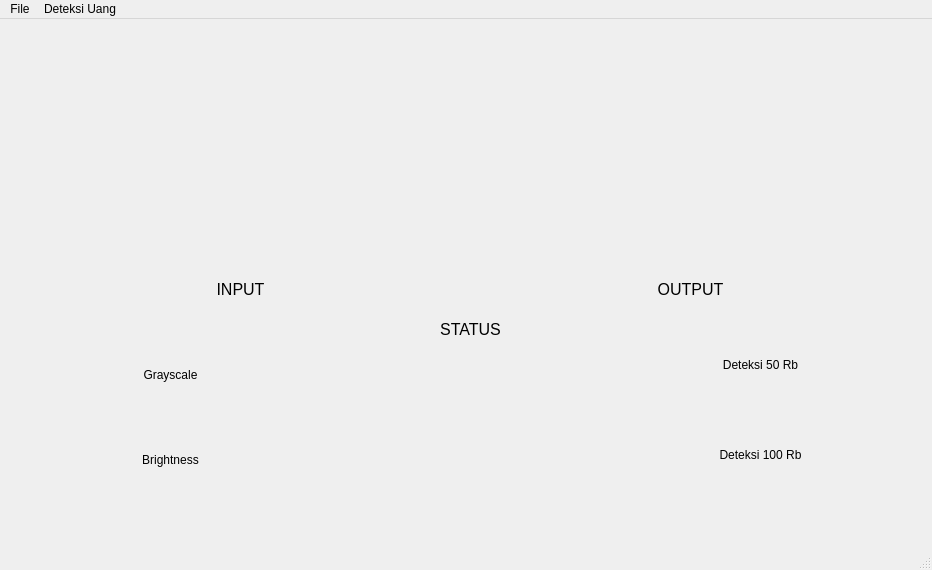
<?xml version="1.0" encoding="UTF-8"?>
<ui version="4.0">
 <class>MainWindow</class>
 <widget class="QMainWindow" name="MainWindow">
  <property name="geometry">
   <rect>
    <x>0</x>
    <y>0</y>
    <width>932</width>
    <height>570</height>
   </rect>
  </property>
  <property name="windowTitle">
   <string>MainWindow</string>
  </property>
  <widget class="QWidget" name="centralwidget">
   <widget class="QLabel" name="label">
    <property name="geometry">
     <rect>
      <x>60</x>
      <y>60</y>
      <width>371</width>
      <height>181</height>
     </rect>
    </property>
    <property name="frameShape">
     <enum>QFrame::NoFrame</enum>
    </property>
    <property name="frameShadow">
     <enum>QFrame::Sunken</enum>
    </property>
    <property name="text">
     <string/>
    </property>
   </widget>
   <widget class="QLabel" name="label_2">
    <property name="geometry">
     <rect>
      <x>500</x>
      <y>60</y>
      <width>371</width>
      <height>181</height>
     </rect>
    </property>
    <property name="frameShape">
     <enum>QFrame::NoFrame</enum>
    </property>
    <property name="frameShadow">
     <enum>QFrame::Sunken</enum>
    </property>
    <property name="text">
     <string/>
    </property>
   </widget>
   <widget class="QPushButton" name="pushButton">
    <property name="geometry">
     <rect>
      <x>100</x>
      <y>320</y>
      <width>141</width>
      <height>71</height>
     </rect>
    </property>
    <property name="autoFillBackground">
     <bool>false</bool>
    </property>
    <property name="text">
     <string>Grayscale</string>
    </property>
    <property name="flat">
     <bool>true</bool>
    </property>
   </widget>
   <widget class="QPushButton" name="pushButton_2">
    <property name="geometry">
     <rect>
      <x>700</x>
      <y>400</y>
      <width>121</width>
      <height>71</height>
     </rect>
    </property>
    <property name="text">
     <string>Deteksi 100 Rb</string>
    </property>
    <property name="flat">
     <bool>true</bool>
    </property>
   </widget>
   <widget class="QLabel" name="label_3">
    <property name="geometry">
     <rect>
      <x>310</x>
      <y>350</y>
      <width>311</width>
      <height>31</height>
     </rect>
    </property>
    <property name="autoFillBackground">
     <bool>false</bool>
    </property>
    <property name="frameShape">
     <enum>QFrame::NoFrame</enum>
    </property>
    <property name="frameShadow">
     <enum>QFrame::Sunken</enum>
    </property>
    <property name="text">
     <string/>
    </property>
    <property name="scaledContents">
     <bool>false</bool>
    </property>
   </widget>
   <widget class="QLabel" name="label_4">
    <property name="enabled">
     <bool>true</bool>
    </property>
    <property name="geometry">
     <rect>
      <x>310</x>
      <y>420</y>
      <width>311</width>
      <height>31</height>
     </rect>
    </property>
    <property name="autoFillBackground">
     <bool>false</bool>
    </property>
    <property name="frameShape">
     <enum>QFrame::NoFrame</enum>
    </property>
    <property name="frameShadow">
     <enum>QFrame::Sunken</enum>
    </property>
    <property name="text">
     <string/>
    </property>
    <property name="scaledContents">
     <bool>false</bool>
    </property>
   </widget>
   <widget class="QLabel" name="label_5">
    <property name="geometry">
     <rect>
      <x>0</x>
      <y>0</y>
      <width>931</width>
      <height>521</height>
     </rect>
    </property>
    <property name="text">
     <string/>
    </property>
    <property name="pixmap">
     <pixmap>Untitled design.jpg</pixmap>
    </property>
    <property name="scaledContents">
     <bool>true</bool>
    </property>
   </widget>
   <widget class="QPushButton" name="pushButton_3">
    <property name="geometry">
     <rect>
      <x>690</x>
      <y>310</y>
      <width>141</width>
      <height>71</height>
     </rect>
    </property>
    <property name="text">
     <string>Deteksi 50 Rb</string>
    </property>
    <property name="flat">
     <bool>true</bool>
    </property>
   </widget>
   <widget class="QPushButton" name="pushButton_4">
    <property name="geometry">
     <rect>
      <x>100</x>
      <y>410</y>
      <width>141</width>
      <height>61</height>
     </rect>
    </property>
    <property name="text">
     <string>Brightness</string>
    </property>
    <property name="flat">
     <bool>true</bool>
    </property>
   </widget>
   <widget class="QLabel" name="label_6">
    <property name="geometry">
     <rect>
      <x>420</x>
      <y>290</y>
      <width>101</width>
      <height>41</height>
     </rect>
    </property>
    <property name="text">
     <string>&lt;html&gt;&lt;head/&gt;&lt;body&gt;&lt;p align=&quot;center&quot;&gt;&lt;span style=&quot; font-size:12pt;&quot;&gt;STATUS&lt;/span&gt;&lt;/p&gt;&lt;/body&gt;&lt;/html&gt;</string>
    </property>
   </widget>
   <widget class="QLabel" name="label_7">
    <property name="geometry">
     <rect>
      <x>190</x>
      <y>250</y>
      <width>101</width>
      <height>41</height>
     </rect>
    </property>
    <property name="text">
     <string>&lt;html&gt;&lt;head/&gt;&lt;body&gt;&lt;p align=&quot;center&quot;&gt;&lt;span style=&quot; font-size:12pt;&quot;&gt;INPUT&lt;/span&gt;&lt;/p&gt;&lt;/body&gt;&lt;/html&gt;</string>
    </property>
   </widget>
   <widget class="QLabel" name="label_8">
    <property name="geometry">
     <rect>
      <x>640</x>
      <y>250</y>
      <width>101</width>
      <height>41</height>
     </rect>
    </property>
    <property name="text">
     <string>&lt;html&gt;&lt;head/&gt;&lt;body&gt;&lt;p align=&quot;center&quot;&gt;&lt;span style=&quot; font-size:12pt;&quot;&gt;OUTPUT&lt;/span&gt;&lt;/p&gt;&lt;/body&gt;&lt;/html&gt;</string>
    </property>
   </widget>
   <zorder>label_5</zorder>
   <zorder>label</zorder>
   <zorder>label_2</zorder>
   <zorder>pushButton</zorder>
   <zorder>pushButton_2</zorder>
   <zorder>label_3</zorder>
   <zorder>label_4</zorder>
   <zorder>pushButton_3</zorder>
   <zorder>pushButton_4</zorder>
   <zorder>label_6</zorder>
   <zorder>label_7</zorder>
   <zorder>label_8</zorder>
  </widget>
  <widget class="QStatusBar" name="statusbar"/>
  <widget class="QMenuBar" name="menubar">
   <property name="geometry">
    <rect>
     <x>0</x>
     <y>0</y>
     <width>932</width>
     <height>26</height>
    </rect>
   </property>
   <widget class="QMenu" name="menuFile">
    <property name="title">
     <string>File</string>
    </property>
    <addaction name="actionLoad_Uang"/>
   </widget>
   <widget class="QMenu" name="menuPilihan_uang">
    <property name="title">
     <string>Deteksi Uang</string>
    </property>
    <addaction name="action2_Ribu_Rupiah"/>
    <addaction name="action5_Ribu_Rupiah"/>
    <addaction name="action10_Ribu_Rupiah"/>
    <addaction name="action20_Ribu_Rupiah"/>
    <addaction name="action50_Ribu_Rupiah"/>
    <addaction name="action100_Ribu_Rupiah"/>
   </widget>
   <addaction name="menuFile"/>
   <addaction name="menuPilihan_uang"/>
  </widget>
  <action name="actionOperasi_Pencerahan">
   <property name="text">
    <string>Operasi Pencerahan</string>
   </property>
  </action>
  <action name="actionSimple_Contrast">
   <property name="text">
    <string>Simple Contrast</string>
   </property>
  </action>
  <action name="actionContras_Streching">
   <property name="text">
    <string>Contras Streching</string>
   </property>
  </action>
  <action name="actionNegative">
   <property name="text">
    <string>Negative</string>
   </property>
  </action>
  <action name="actionBiner">
   <property name="text">
    <string>Biner</string>
   </property>
  </action>
  <action name="actionHistogram_Grayscale">
   <property name="text">
    <string>Histogram Grayscale</string>
   </property>
  </action>
  <action name="actionHistogram_RGB">
   <property name="text">
    <string>Histogram RGB</string>
   </property>
  </action>
  <action name="actionHistogram_Equalization">
   <property name="text">
    <string>Histogram Equalization</string>
   </property>
  </action>
  <action name="actionTranslasi">
   <property name="text">
    <string>Translasi</string>
   </property>
  </action>
  <action name="action90_Derajat">
   <property name="text">
    <string>90 Derajat</string>
   </property>
  </action>
  <action name="actionCrop_Image">
   <property name="text">
    <string>Crop Image</string>
   </property>
  </action>
  <action name="action_90_derajat">
   <property name="text">
    <string>-90 derajat</string>
   </property>
  </action>
  <action name="action45_Derajat">
   <property name="text">
    <string>45 Derajat</string>
   </property>
  </action>
  <action name="action_45_Derajat">
   <property name="text">
    <string>-45 Derajat</string>
   </property>
  </action>
  <action name="action180_Derajat">
   <property name="text">
    <string>180 Derajat</string>
   </property>
  </action>
  <action name="actiontambah_dan_kurang">
   <property name="text">
    <string>tambah dan kurang</string>
   </property>
  </action>
  <action name="actionoperasi_AND">
   <property name="text">
    <string>operasi AND</string>
   </property>
  </action>
  <action name="action_skala_2x">
   <property name="text">
    <string> skala 2x</string>
   </property>
  </action>
  <action name="actionZoomOut_2">
   <property name="text">
    <string>ZoomOut</string>
   </property>
  </action>
  <action name="actionkali_dan_bagi">
   <property name="text">
    <string>kali dan bagi</string>
   </property>
  </action>
  <action name="actionTranspose">
   <property name="text">
    <string>Transpose</string>
   </property>
  </action>
  <action name="actionskala_2x">
   <property name="text">
    <string>skala 2x</string>
   </property>
  </action>
  <action name="actionskala_3x">
   <property name="text">
    <string>skala 3x</string>
   </property>
  </action>
  <action name="actionskala_4x">
   <property name="text">
    <string>skala 4x</string>
   </property>
  </action>
  <action name="actionskala1_2">
   <property name="text">
    <string>skala1/2</string>
   </property>
  </action>
  <action name="actionskala1_4">
   <property name="text">
    <string>skala1/4</string>
   </property>
  </action>
  <action name="actionskala3_4X">
   <property name="text">
    <string>skala3/4</string>
   </property>
  </action>
  <action name="actionoperasi_OR">
   <property name="text">
    <string>operasi  OR</string>
   </property>
  </action>
  <action name="actionoperasi_XOR">
   <property name="text">
    <string>operasi XOR</string>
   </property>
  </action>
  <action name="actionMean">
   <property name="text">
    <string>Mean</string>
   </property>
  </action>
  <action name="actionGaussian">
   <property name="text">
    <string>Gaussian</string>
   </property>
  </action>
  <action name="actionMean_2">
   <property name="text">
    <string>Mean</string>
   </property>
  </action>
  <action name="actionMedian">
   <property name="text">
    <string>Median</string>
   </property>
  </action>
  <action name="actionMaxfilter">
   <property name="text">
    <string>Maxfilter</string>
   </property>
  </action>
  <action name="actionkernel1">
   <property name="text">
    <string>kernel1</string>
   </property>
  </action>
  <action name="actionkernel2">
   <property name="text">
    <string>kernel2</string>
   </property>
  </action>
  <action name="actionsharpII">
   <property name="text">
    <string>sharpII</string>
   </property>
  </action>
  <action name="actionsharpIII">
   <property name="text">
    <string>sharpIII</string>
   </property>
  </action>
  <action name="actionsharpIV">
   <property name="text">
    <string>sharpIV</string>
   </property>
  </action>
  <action name="actionsharpV">
   <property name="text">
    <string>sharpV</string>
   </property>
  </action>
  <action name="actionsharpVI">
   <property name="text">
    <string>sharpVI</string>
   </property>
  </action>
  <action name="actionsharpI">
   <property name="text">
    <string>sharpI</string>
   </property>
  </action>
  <action name="actionMinfilter">
   <property name="text">
    <string>Minfilter</string>
   </property>
  </action>
  <action name="actionDFT_Smoothing_Image">
   <property name="text">
    <string>DFT  Smoothing Image</string>
   </property>
  </action>
  <action name="actionDFT_Smoothing_Image_Tepi">
   <property name="text">
    <string>DFT Smoothing Image Tepi</string>
   </property>
  </action>
  <action name="actionDeteksi_Tepi">
   <property name="text">
    <string>Deteksi Tepi</string>
   </property>
  </action>
  <action name="actionPrewitt">
   <property name="text">
    <string>Prewitt</string>
   </property>
  </action>
  <action name="actionRobert">
   <property name="text">
    <string>Robert</string>
   </property>
  </action>
  <action name="actionCanny">
   <property name="text">
    <string>Canny</string>
   </property>
  </action>
  <action name="actiondelasi">
   <property name="text">
    <string>delasi</string>
   </property>
  </action>
  <action name="actionopening">
   <property name="text">
    <string>opening</string>
   </property>
  </action>
  <action name="actionclosinf">
   <property name="text">
    <string>closing</string>
   </property>
  </action>
  <action name="actionclosing">
   <property name="text">
    <string>closing</string>
   </property>
  </action>
  <action name="actionerosi">
   <property name="text">
    <string>erosi</string>
   </property>
  </action>
  <action name="actionmeanT">
   <property name="text">
    <string>meanT</string>
   </property>
  </action>
  <action name="actionGlobal_Tresholding">
   <property name="text">
    <string>Global Tresholding</string>
   </property>
  </action>
  <action name="actionbinary">
   <property name="text">
    <string>binary</string>
   </property>
  </action>
  <action name="actionbinary_invers">
   <property name="text">
    <string>binary invers</string>
   </property>
  </action>
  <action name="actiontrune">
   <property name="text">
    <string>trune</string>
   </property>
  </action>
  <action name="actionto_zero">
   <property name="text">
    <string>to zero</string>
   </property>
  </action>
  <action name="actionto_zero_invers">
   <property name="text">
    <string>to zero invers</string>
   </property>
  </action>
  <action name="actionMean_3">
   <property name="text">
    <string>Mean</string>
   </property>
  </action>
  <action name="actionGaussian_2">
   <property name="text">
    <string>Gaussian</string>
   </property>
  </action>
  <action name="actionotsu">
   <property name="text">
    <string>otsu</string>
   </property>
  </action>
  <action name="actionmeanT_2">
   <property name="text">
    <string>meanT</string>
   </property>
  </action>
  <action name="actionGaussianT">
   <property name="text">
    <string>GaussianT</string>
   </property>
  </action>
  <action name="actionContour">
   <property name="text">
    <string>Contour</string>
   </property>
  </action>
  <action name="actionSkeletonizing">
   <property name="text">
    <string>Skeletonizing</string>
   </property>
  </action>
  <action name="actionColor_Tracking">
   <property name="text">
    <string>Color Tracking</string>
   </property>
  </action>
  <action name="actionColor_Picker">
   <property name="text">
    <string>Color Picker</string>
   </property>
  </action>
  <action name="actionObject_Detection">
   <property name="text">
    <string>Object Detection</string>
   </property>
  </action>
  <action name="actionGrayscale">
   <property name="text">
    <string>Grayscale</string>
   </property>
  </action>
  <action name="action_Stretching">
   <property name="text">
    <string>Stretching</string>
   </property>
  </action>
  <action name="actionNegative_2">
   <property name="text">
    <string>Negative</string>
   </property>
  </action>
  <action name="actionBiner_2">
   <property name="text">
    <string>Biner</string>
   </property>
  </action>
  <action name="actionHistogram_Grayscale_2">
   <property name="text">
    <string>Histogram Grayscale</string>
   </property>
  </action>
  <action name="actionHistogram_RGB_2">
   <property name="text">
    <string>Histogram RGB</string>
   </property>
  </action>
  <action name="actionHistogram_Equalization_2">
   <property name="text">
    <string>Histogram Equalization</string>
   </property>
  </action>
  <action name="actionDeteksi_Sobel">
   <property name="text">
    <string>Deteksi Sobel</string>
   </property>
  </action>
  <action name="actionLoad_Uang">
   <property name="text">
    <string>Load Uang</string>
   </property>
  </action>
  <action name="action10_Ribu_Rupiah">
   <property name="text">
    <string>10 Ribu Rupiah</string>
   </property>
  </action>
  <action name="action20_Ribu_Rupiah">
   <property name="text">
    <string>20 Ribu Rupiah</string>
   </property>
  </action>
  <action name="action50_Ribu_Rupiah">
   <property name="text">
    <string>50 Ribu Rupiah</string>
   </property>
  </action>
  <action name="action100_Ribu_Rupiah">
   <property name="text">
    <string>100 Ribu Rupiah</string>
   </property>
  </action>
  <action name="action5_Ribu_Rupiah">
   <property name="text">
    <string>5 Ribu Rupiah</string>
   </property>
  </action>
  <action name="action2_Ribu_Rupiah">
   <property name="text">
    <string>2 Ribu Rupiah</string>
   </property>
  </action>
 </widget>
 <resources>
  <include location="test.qrc"/>
 </resources>
 <connections/>
</ui>
